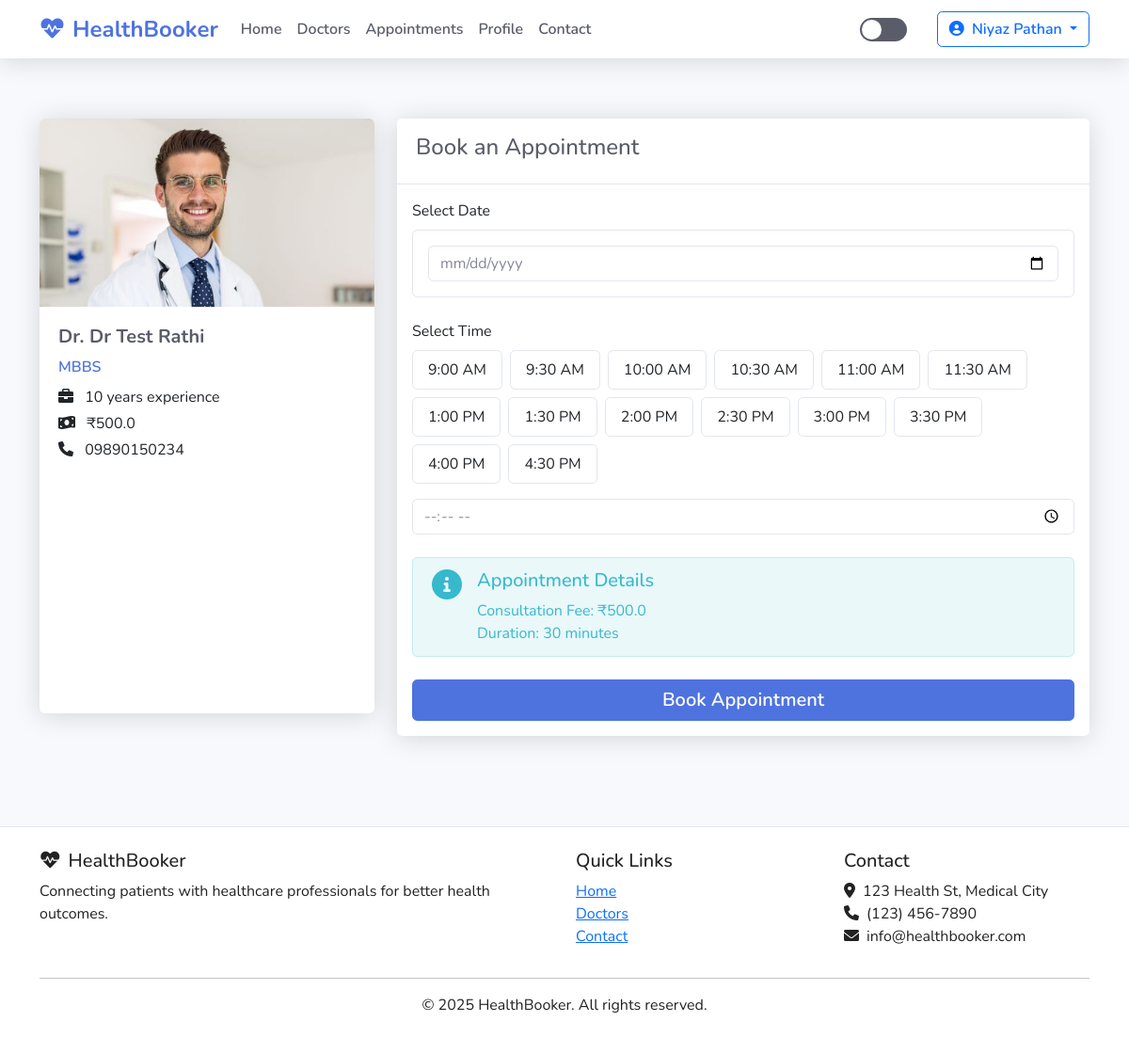
The app's page /book-appointment/1 (signed in), older data.
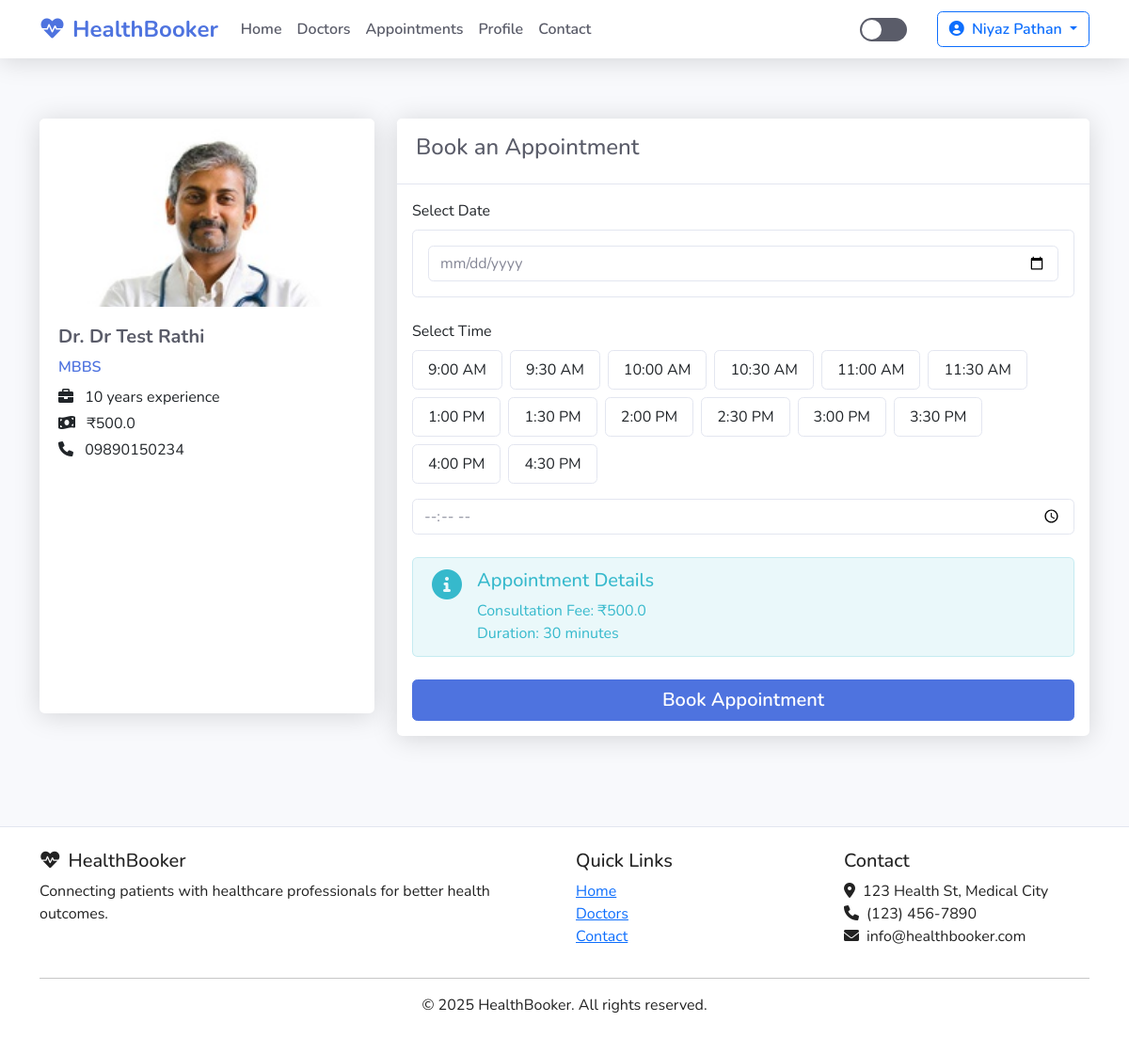
The same page, newer data.
### app.py (models this page shows, shortened)
class User(db.Model, UserMixin):
    id = db.Column(db.Integer, primary_key=True)
    name = db.Column(db.String(100), nullable=False)
    email = db.Column(db.String(120), unique=True, nullable=False)
    password = db.Column(db.String(60), nullable=False)
    user_type = db.Column(db.String(10), nullable=False)  # 'user' or 'doctor'
    profile_image = db.Column(db.String(20), nullable=False, default='default.jpg')
    date_joined = db.Column(db.DateTime, nullable=False, default=datetime.utcnow)
    appointments_as_user = db.relationship('Appointment', backref='patient', lazy=True,
                                          foreign_keys='Appointment.user_id')

class Doctor(db.Model):
    id = db.Column(db.Integer, primary_key=True)
    user_id = db.Column(db.Integer, db.ForeignKey('user.id'), nullable=False)
    specialization = db.Column(db.String(50), nullable=False)
    experience = db.Column(db.Integer, nullable=False)  # Years of experience
    fees = db.Column(db.Float, nullable=False)
    phone = db.Column(db.String(15), nullable=False)
    user = db.relationship('User', backref='doctor_profile', lazy=True,
                          foreign_keys=[user_id])
    appointments = db.relationship('Appointment', backref='doctor', lazy=True,
                                  foreign_keys='Appointment.doctor_id')

### routes.py (the view, shortened to what this page needs)
@app.route('/book-appointment/<int:doctor_id>', methods=['GET', 'POST'])
@login_required
def book_appointment(doctor_id):
    if current_user.user_type != 'user':
        flash('Only patients can book appointments.', 'warning')
        return redirect(url_for('doctors'))
    doctor = Doctor.query.get_or_404(doctor_id)
    form = AppointmentForm()
    return render_template('book_appointment.html', title='Book Appointment',
                          doctor=doctor, form=form)

### forms.py
class AppointmentForm(FlaskForm):
    date = DateField('Appointment Date', validators=[DataRequired()], format='%Y-%m-%d')
    time = TimeField('Appointment Time', validators=[DataRequired()], format='%H:%M')
    submit = SubmitField('Book Appointment')

### app.py (called while the page is built)
@login_manager.user_loader
def load_user(user_id):
    return User.query.get(int(user_id))

### templates/book_appointment.html (shortened to what this page needs)
<!DOCTYPE html>
<html lang="en">
<head>
    <link href="https://cdn.jsdelivr.net/npm/bootstrap@5.3.0/dist/css/bootstrap.min.css" rel="stylesheet">
    <link href="https://cdnjs.cloudflare.com/ajax/libs/font-awesome/6.0.0/css/all.min.css" rel="stylesheet">
    <link rel="stylesheet" href="https://cdn.jsdelivr.net/npm/flatpickr/dist/flatpickr.min.css">
    <link rel="stylesheet" href="{{ url_for('static', filename='css/main.css') }}">
</head>
<body>
    <nav class="navbar navbar-expand-lg navbar-light sticky-top">
        <div class="container">
            <a class="navbar-brand" href="{{ url_for('home') }}">
                <i class="fas fa-heartbeat me-2"></i>HealthBooker
            </a>
            <div class="collapse navbar-collapse" id="navbarNav">
                <ul class="navbar-nav me-auto">
                    <li class="nav-item">
                        <a class="nav-link" href="{{ url_for('home') }}">Home</a>
                    </li>
                    <li class="nav-item">
                        <a class="nav-link" href="{{ url_for('doctors') }}">Doctors</a>
                    </li>
                    {% if current_user.is_authenticated %}
                        {% if current_user.user_type == 'user' %}
                        <li class="nav-item">
                            <a class="nav-link" href="{{ url_for('user_appointments') }}">Appointments</a>
                        </li>
                        {% elif current_user.user_type == 'doctor' %}
                        <li class="nav-item">
                            <a class="nav-link" href="{{ url_for('doctor_appointments') }}">Appointments</a>
                        </li>
                        {% endif %}
                        <li class="nav-item">
                            <a class="nav-link" href="{{ url_for('profile') }}">Profile</a>
                        </li>
                    {% endif %}
                    <li class="nav-item">
                        <a class="nav-link" href="{{ url_for('contact') }}">Contact</a>
                    </li>
                </ul>
                <div class="d-flex align-items-center">
                    <div class="theme-toggle me-3" id="theme-toggle"></div>
                    <div class="ms-3">
                        {% if current_user.is_authenticated %}
                            <div class="dropdown">
                                <button class="btn btn-outline-primary dropdown-toggle" type="button" id="userDropdown" data-bs-toggle="dropdown" aria-expanded="false">
                                    <i class="fas fa-user-circle me-1"></i> {{ current_user.name }}
                                </button>
                            </div>
                        {% else %}
                            <a href="{{ url_for('login') }}" class="btn btn-outline-primary me-2">Login</a>
                            <a href="{{ url_for('register') }}" class="btn btn-primary">Register</a>
                        {% endif %}
                    </div>
                </div>
            </div>
        </div>
    </nav>
    <main>
        <div class="container py-5">
            <div class="row">
                <div class="col-lg-4 mb-4">
                    <div class="card doctor-card">
                        <img src="{{ url_for('static', filename='images/uploads/' + doctor.user.profile_image) }}" class="card-img-top" alt="{{ doctor.user.name }}">
                        <div class="doctor-info">
                            <h5 class="doctor-name">Dr. {{ doctor.user.name }}</h5>
                            <div class="doctor-specialization">{{ doctor.specialization }}</div>
                            <div class="doctor-details">
                                <p><i class="fas fa-briefcase me-2"></i> {{ doctor.experience }} years experience</p>
                                <p><i class="fas fa-money-bill-wave me-2"></i> ₹{{ doctor.fees }}</p>
                                <p><i class="fas fa-phone me-2"></i> {{ doctor.phone }}</p>
                            </div>
                        </div>
                    </div>
                </div>
                <div class="col-lg-8">
                    <div class="card">
                        <div class="card-header">
                            <h4>Book an Appointment</h4>
                        </div>
                        <div class="card-body">
                            <form method="POST" action="{{ url_for('book_appointment', doctor_id=doctor.id) }}">
                                <div class="mb-4">
                                    <label for="appointment-date" class="form-label">Select Date</label>
                                    <div class="date-picker">
                                        {{ form.date(class="form-control", id="appointment-date", placeholder="Select appointment date") }}
                                    </div>
                                </div>
                                <div class="mb-4">
                                    <label class="form-label">Select Time</label>
                                    <div class="time-slots">
                                        <div class="time-slot" data-time="09:00">9:00 AM</div>
                                        <div class="time-slot" data-time="09:30">9:30 AM</div>
                                        <div class="time-slot" data-time="10:00">10:00 AM</div>
                                        <div class="time-slot" data-time="10:30">10:30 AM</div>
                                        <div class="time-slot" data-time="11:00">11:00 AM</div>
                                        <div class="time-slot" data-time="11:30">11:30 AM</div>
                                        <div class="time-slot" data-time="13:00">1:00 PM</div>
                                        <div class="time-slot" data-time="13:30">1:30 PM</div>
                                        <div class="time-slot" data-time="14:00">2:00 PM</div>
                                        <div class="time-slot" data-time="14:30">2:30 PM</div>
                                        <div class="time-slot" data-time="15:00">3:00 PM</div>
                                        <div class="time-slot" data-time="15:30">3:30 PM</div>
                                        <div class="time-slot" data-time="16:00">4:00 PM</div>
                                        <div class="time-slot" data-time="16:30">4:30 PM</div>
                                    </div>
                                    {{ form.time(class="form-control", id="appointment-time", type="time") }}
                                </div>
                                <div class="mb-4">
                                    <div class="alert alert-info">
                                        <div class="d-flex">
                                            <div class="me-3">
                                                <i class="fas fa-info-circle fa-2x"></i>
                                            </div>
                                            <div>
                                                <h5 class="alert-heading">Appointment Details</h5>
                                                <p class="mb-0">Consultation Fee: ₹{{ doctor.fees }}</p>
                                                <p class="mb-0">Duration: 30 minutes</p>
                                            </div>
                                        </div>
                                    </div>
                                </div>
                                <div class="d-grid">
                                    {{ form.submit(class="btn btn-primary btn-lg") }}
                                </div>
                            </form>
                        </div>
                    </div>
                </div>
            </div>
        </div>
    </main>
    <footer>
        <div class="container">
            <div class="row">
                <div class="col-md-6">
                    <h5><i class="fas fa-heartbeat me-2"></i>HealthBooker</h5>
                    <p>Connecting patients with healthcare professionals for better health outcomes.</p>
                </div>
                <div class="col-md-3">
                    <h5>Quick Links</h5>
                    <ul class="list-unstyled">
                        <li><a href="{{ url_for('home') }}">Home</a></li>
                        <li><a href="{{ url_for('doctors') }}">Doctors</a></li>
                        <li><a href="{{ url_for('contact') }}">Contact</a></li>
                    </ul>
                </div>
                <div class="col-md-3">
                    <h5>Contact</h5>
                    <ul class="list-unstyled">
                        <li><i class="fas fa-map-marker-alt me-2"></i>123 Health St, Medical City</li>
                        <li><i class="fas fa-phone me-2"></i>(123) 456-7890</li>
                        <li><i class="fas fa-envelope me-2"></i>info@healthbooker.com</li>
                    </ul>
                </div>
            </div>
            <hr>
            <div class="text-center">
                <p>&copy; 2025 HealthBooker. All rights reserved.</p>
            </div>
        </div>
    </footer>
</body>
</html>

### static/css/main.css (style rules this page uses)
:root { --primary-color: #4e73df; --secondary-color: #1cc88a; --danger-color: #e74a3b; --warning-color: #f6c23e; --info-color: #36b9cc; --dark-color: #5a5c69; --light-color: #f8f9fc; --body-color: #858796; --white-color: #fff; --border-color: #e3e6f0; --shadow-color: rgba(0, 0, 0, 0.15); }
body { font-family: 'Nunito', -apple-system, BlinkMacSystemFont, 'Segoe UI', Roboto, 'Helvetica Neue', Arial, sans-serif; background-color: var(--light-color); color: #222; transition: all 0.3s ease; }
.navbar { background-color: var(--white-color); box-shadow: 0 0.15rem 1.75rem 0 var(--shadow-color); transition: all 0.3s ease; }
.navbar-brand { color: var(--primary-color) !important; font-weight: 700; font-size: 1.5rem; }
.nav-link { color: var(--dark-color) !important; font-weight: 600; padding: 0.5rem 1rem; transition: all 0.2s; }
.card { border: none; border-radius: 0.35rem; box-shadow: 0 0.15rem 1.75rem 0 var(--shadow-color); background-color: var(--white-color); transition: all 0.3s ease; }
.card-header { background-color: var(--white-color); border-bottom: 1px solid var(--border-color); padding: 1rem 1.25rem; font-weight: 700; color: var(--dark-color); }
.btn { border-radius: 0.35rem; padding: 0.375rem 0.75rem; font-weight: 600; transition: all 0.2s; }
.btn-primary { background-color: var(--primary-color); border-color: var(--primary-color); }
.form-control { border-radius: 0.35rem; padding: 0.375rem 0.75rem; border: 1px solid var(--border-color); color: var(--body-color); background-color: var(--white-color); transition: all 0.2s; }
.doctor-card { transition: transform 0.3s ease; height: 100%; }
.doctor-card img { height: 200px; object-fit: cover; object-position: top; border-top-left-radius: 0.35rem; border-top-right-radius: 0.35rem; }
.doctor-info { padding: 1.25rem; }
.doctor-name { font-weight: 700; font-size: 1.25rem; color: var(--dark-color); margin-bottom: 0.5rem; }
.doctor-specialization { color: var(--primary-color); font-weight: 600; margin-bottom: 0.5rem; }
.doctor-details { margin-bottom: 1rem; }
.doctor-details p { margin-bottom: 0.25rem; }
.theme-toggle { cursor: pointer; width: 50px; height: 25px; background-color: var(--dark-color); border-radius: 25px; position: relative; transition: all 0.3s ease; color: white; }
.theme-toggle::before { content: ''; position: absolute; width: 21px; height: 21px; border-radius: 50%; background-color: white; top: 2px; left: 2px; transition: all 0.3s ease; }
footer { background-color: var(--white-color); padding: 1.5rem 0; margin-top: 3rem; border-top: 1px solid var(--border-color); transition: all 0.3s ease; }
.date-picker { border: 1px solid var(--border-color); border-radius: 0.35rem; padding: 1rem; margin-bottom: 1rem; }
.time-slots { display: flex; flex-wrap: wrap; gap: 0.5rem; margin-bottom: 1rem; }
.time-slot { padding: 0.5rem 1rem; border: 1px solid var(--border-color); border-radius: 0.35rem; cursor: pointer; transition: all 0.2s; }
.alert { border-radius: 0.35rem; padding: 0.75rem 1.25rem; margin-bottom: 1rem; border: 1px solid transparent; }
.alert-info { background-color: rgba(54, 185, 204, 0.1); border-color: rgba(54, 185, 204, 0.2); color: var(--info-color); }

Row changes from the older to the newer data that the page shows:
changed User "Dr Test Rathi": profile_image: picture added in place of a placeholder
